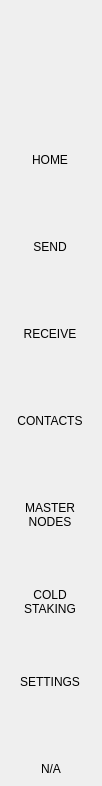
<?xml version="1.0" encoding="UTF-8"?>
<ui version="4.0">
 <class>NavMenuWidget</class>
 <widget class="QWidget" name="NavMenuWidget">
  <property name="geometry">
   <rect>
    <x>0</x>
    <y>0</y>
    <width>102</width>
    <height>786</height>
   </rect>
  </property>
  <property name="windowTitle">
   <string notr="true">N/A</string>
  </property>
  <property name="styleSheet">
   <string notr="true">padding:0px;
border:none;
margin:0px;</string>
  </property>
  <layout class="QVBoxLayout" name="verticalLayout">
   <property name="spacing">
    <number>0</number>
   </property>
   <property name="leftMargin">
    <number>0</number>
   </property>
   <property name="topMargin">
    <number>0</number>
   </property>
   <property name="rightMargin">
    <number>0</number>
   </property>
   <property name="bottomMargin">
    <number>0</number>
   </property>
   <item>
    <widget class="QWidget" name="navContainer_2" native="true">
     <layout class="QVBoxLayout" name="navContainer" stretch="0,0,0,0">
      <property name="spacing">
       <number>0</number>
      </property>
      <property name="leftMargin">
       <number>0</number>
      </property>
      <property name="topMargin">
       <number>0</number>
      </property>
      <property name="rightMargin">
       <number>0</number>
      </property>
      <property name="bottomMargin">
       <number>10</number>
      </property>
      <item>
       <widget class="QPushButton" name="imgLogo">
        <property name="minimumSize">
         <size>
          <width>0</width>
          <height>120</height>
         </size>
        </property>
        <property name="focusPolicy">
         <enum>Qt::NoFocus</enum>
        </property>
        <property name="text">
         <string/>
        </property>
        <property name="iconSize">
         <size>
          <width>64</width>
          <height>64</height>
         </size>
        </property>
       </widget>
      </item>
      <item>
       <widget class="QScrollArea" name="scrollAreaNav">
        <property name="sizePolicy">
         <sizepolicy hsizetype="Expanding" vsizetype="Expanding">
          <horstretch>0</horstretch>
          <verstretch>0</verstretch>
         </sizepolicy>
        </property>
        <property name="minimumSize">
         <size>
          <width>0</width>
          <height>0</height>
         </size>
        </property>
        <property name="styleSheet">
         <string notr="true">QScrollBar {
height:0px;
 width:0px;
}

#scrollAreaNav{
background-color:transparent;
}</string>
        </property>
        <property name="horizontalScrollBarPolicy">
         <enum>Qt::ScrollBarAlwaysOff</enum>
        </property>
        <property name="sizeAdjustPolicy">
         <enum>QAbstractScrollArea::AdjustToContents</enum>
        </property>
        <property name="widgetResizable">
         <bool>true</bool>
        </property>
        <property name="alignment">
         <set>Qt::AlignLeading|Qt::AlignLeft|Qt::AlignTop</set>
        </property>
        <widget class="QWidget" name="scrollAreaNavVert">
         <property name="geometry">
          <rect>
           <x>0</x>
           <y>0</y>
           <width>100</width>
           <height>640</height>
          </rect>
         </property>
         <property name="sizePolicy">
          <sizepolicy hsizetype="Preferred" vsizetype="Expanding">
           <horstretch>0</horstretch>
           <verstretch>0</verstretch>
          </sizepolicy>
         </property>
         <property name="minimumSize">
          <size>
           <width>0</width>
           <height>0</height>
          </size>
         </property>
         <property name="autoFillBackground">
          <bool>false</bool>
         </property>
         <property name="styleSheet">
          <string notr="true">#scrollAreaNavVert{
background-color:transparent;
}</string>
         </property>
         <layout class="QVBoxLayout" name="verticalLayout_3">
          <property name="spacing">
           <number>0</number>
          </property>
          <property name="sizeConstraint">
           <enum>QLayout::SetDefaultConstraint</enum>
          </property>
          <property name="leftMargin">
           <number>0</number>
          </property>
          <property name="topMargin">
           <number>0</number>
          </property>
          <property name="rightMargin">
           <number>0</number>
          </property>
          <property name="bottomMargin">
           <number>0</number>
          </property>
          <item>
           <widget class="QToolButton" name="btnDashboard">
            <property name="minimumSize">
             <size>
              <width>100</width>
              <height>80</height>
             </size>
            </property>
            <property name="text">
             <string>HOME
</string>
            </property>
            <property name="iconSize">
             <size>
              <width>32</width>
              <height>32</height>
             </size>
            </property>
            <property name="checkable">
             <bool>true</bool>
            </property>
            <property name="checked">
             <bool>true</bool>
            </property>
            <property name="autoExclusive">
             <bool>true</bool>
            </property>
           </widget>
          </item>
          <item>
           <widget class="QToolButton" name="btnSend">
            <property name="minimumSize">
             <size>
              <width>100</width>
              <height>80</height>
             </size>
            </property>
            <property name="text">
             <string>SEND
</string>
            </property>
            <property name="iconSize">
             <size>
              <width>32</width>
              <height>32</height>
             </size>
            </property>
            <property name="checkable">
             <bool>true</bool>
            </property>
            <property name="autoExclusive">
             <bool>true</bool>
            </property>
           </widget>
          </item>
          <item>
           <widget class="QToolButton" name="btnReceive">
            <property name="minimumSize">
             <size>
              <width>100</width>
              <height>80</height>
             </size>
            </property>
            <property name="text">
             <string>RECEIVE
</string>
            </property>
            <property name="checkable">
             <bool>true</bool>
            </property>
            <property name="autoExclusive">
             <bool>true</bool>
            </property>
           </widget>
          </item>
          <item>
           <widget class="QToolButton" name="btnAddress">
            <property name="minimumSize">
             <size>
              <width>100</width>
              <height>80</height>
             </size>
            </property>
            <property name="text">
             <string>CONTACTS
</string>
            </property>
            <property name="iconSize">
             <size>
              <width>32</width>
              <height>32</height>
             </size>
            </property>
            <property name="checkable">
             <bool>true</bool>
            </property>
            <property name="autoExclusive">
             <bool>true</bool>
            </property>
           </widget>
          </item>
          <item>
           <widget class="QToolButton" name="btnMaster">
            <property name="minimumSize">
             <size>
              <width>100</width>
              <height>80</height>
             </size>
            </property>
            <property name="text">
             <string>MASTER
NODES</string>
            </property>
            <property name="iconSize">
             <size>
              <width>32</width>
              <height>32</height>
             </size>
            </property>
            <property name="checkable">
             <bool>true</bool>
            </property>
            <property name="autoExclusive">
             <bool>true</bool>
            </property>
           </widget>
          </item>
          <item>
           <widget class="QToolButton" name="btnColdStaking">
            <property name="minimumSize">
             <size>
              <width>100</width>
              <height>80</height>
             </size>
            </property>
            <property name="text">
             <string>COLD
STAKING</string>
            </property>
            <property name="iconSize">
             <size>
              <width>32</width>
              <height>32</height>
             </size>
            </property>
            <property name="checkable">
             <bool>true</bool>
            </property>
            <property name="autoExclusive">
             <bool>true</bool>
            </property>
           </widget>
          </item>
          <item>
           <widget class="QToolButton" name="btnSettings">
            <property name="minimumSize">
             <size>
              <width>100</width>
              <height>80</height>
             </size>
            </property>
            <property name="text">
             <string>SETTINGS
</string>
            </property>
            <property name="iconSize">
             <size>
              <width>32</width>
              <height>32</height>
             </size>
            </property>
            <property name="checkable">
             <bool>true</bool>
            </property>
            <property name="autoExclusive">
             <bool>true</bool>
            </property>
           </widget>
          </item>
         </layout>
        </widget>
       </widget>
      </item>
      <item>
       <spacer name="verticalSpacer">
        <property name="orientation">
         <enum>Qt::Vertical</enum>
        </property>
        <property name="sizeType">
         <enum>QSizePolicy::Minimum</enum>
        </property>
        <property name="sizeHint" stdset="0">
         <size>
          <width>20</width>
          <height>20</height>
         </size>
        </property>
       </spacer>
      </item>
      <item alignment="Qt::AlignHCenter">
       <widget class="QLabel" name="labelVersion">
        <property name="maximumSize">
         <size>
          <width>16777215</width>
          <height>60</height>
         </size>
        </property>
        <property name="text">
         <string notr="true">N/A</string>
        </property>
        <property name="alignment">
         <set>Qt::AlignBottom|Qt::AlignHCenter</set>
        </property>
       </widget>
      </item>
     </layout>
    </widget>
   </item>
  </layout>
 </widget>
 <resources/>
 <connections/>
</ui>
